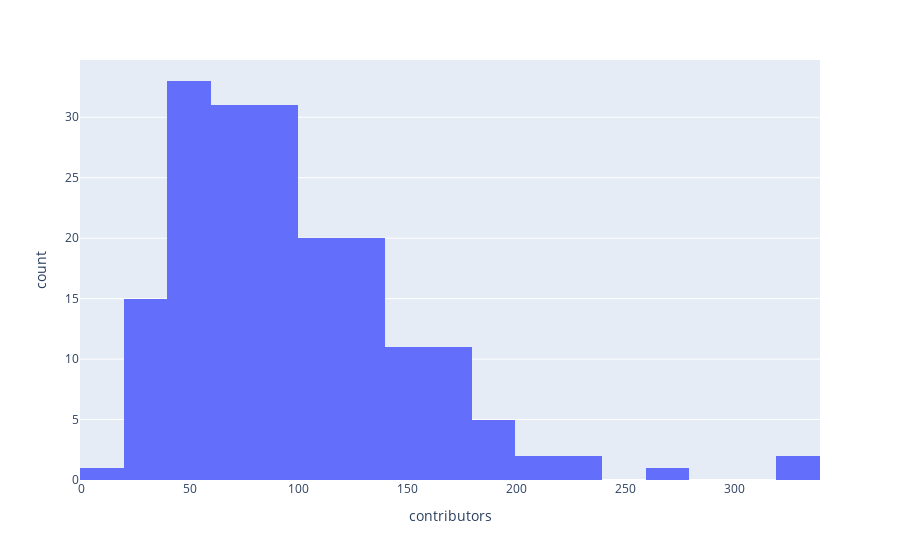
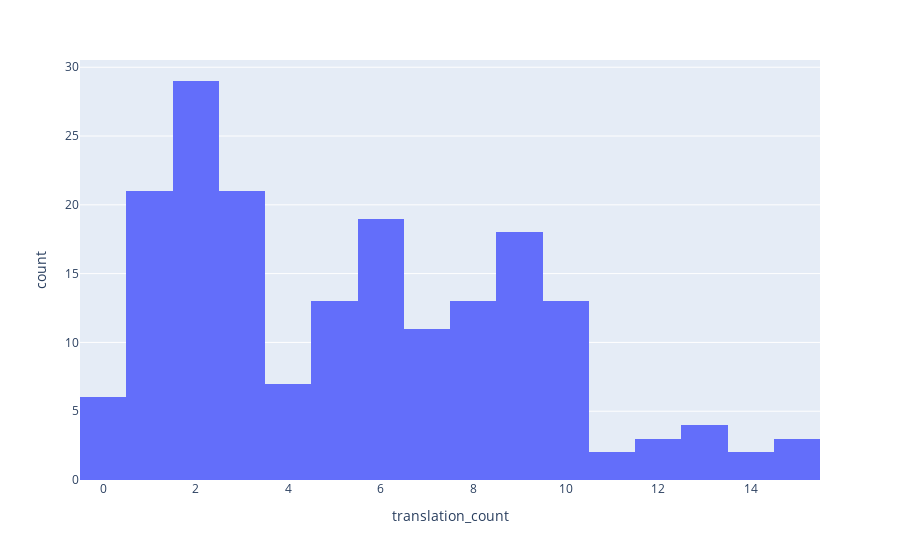
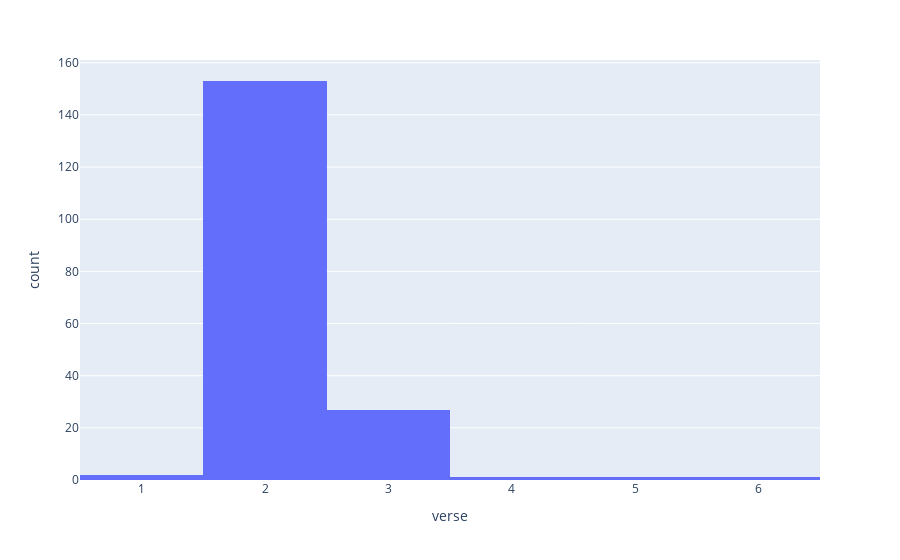
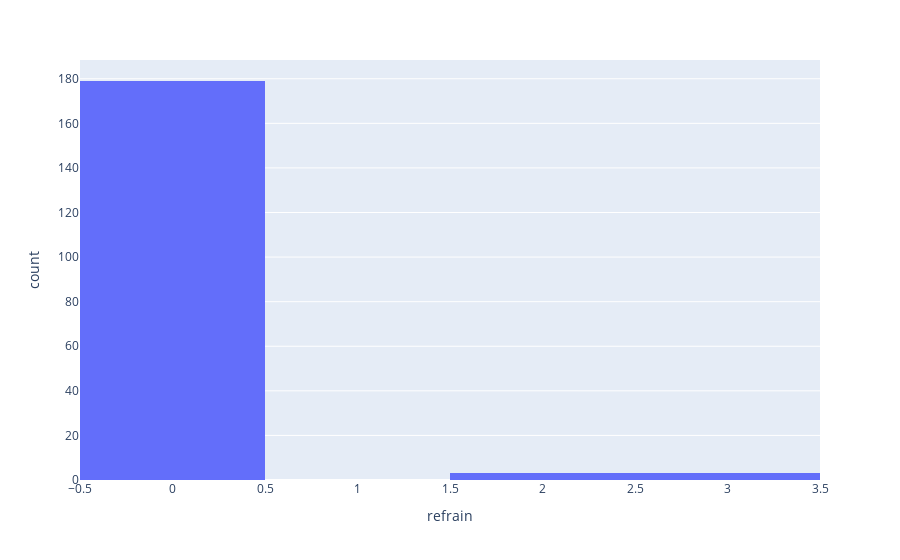

The cell these charts' notebook holds for them, in order:
### Markdown cell above
#### Univariate Analysis

### Code cell
for col in df[numeric_columns]:
    fig = px.histogram(df, x=col)
    fig.show()

### Figure 1 — Plotly figure (JSON) as saved in the notebook; plotly's stock layout.template omitted (floating-point values rounded to 4 significant figures; data arrays with more than 128 entries replaced by an {"elided": "..."} marker saying what was removed)
{"data": [{"alignmentgroup": "True", "bingroup": "x", "hovertemplate": "contributors=%{x}<br>count=%{y}<extra></extra>", "legendgroup": "", "marker": {"color": "#636efa", "pattern": {"shape": ""}}, "name": "", "offsetgroup": "", "orientation": "v", "showlegend": false, "type": "histogram", "x": {"elided": "199 int values"}, "xaxis": "x", "yaxis": "y"}], "layout": {"autosize": true, "barmode": "relative", "legend": {"tracegroupgap": 0}, "margin": {"t": 60}, "xaxis": {"anchor": "y", "autorange": true, "domain": [0, 1], "range": [-0.5, 339.5], "title": {"text": "contributors"}, "type": "linear"}, "yaxis": {"anchor": "x", "autorange": true, "domain": [0, 1], "range": [0, 34.74], "title": {"text": "count"}}}}

### Figure 2 — Plotly figure (JSON) as saved in the notebook; plotly's stock layout.template omitted (floating-point values rounded to 4 significant figures; data arrays with more than 128 entries replaced by an {"elided": "..."} marker saying what was removed)
{"data": [{"alignmentgroup": "True", "bingroup": "x", "hovertemplate": "translation_count=%{x}<br>count=%{y}<extra></extra>", "legendgroup": "", "marker": {"color": "#636efa", "pattern": {"shape": ""}}, "name": "", "offsetgroup": "", "orientation": "v", "showlegend": false, "type": "histogram", "x": {"elided": "199 int values"}, "xaxis": "x", "yaxis": "y"}], "layout": {"autosize": true, "barmode": "relative", "legend": {"tracegroupgap": 0}, "margin": {"t": 60}, "xaxis": {"anchor": "y", "autorange": true, "domain": [0, 1], "range": [-0.5, 15.5], "title": {"text": "translation_count"}, "type": "linear"}, "yaxis": {"anchor": "x", "autorange": true, "domain": [0, 1], "range": [0, 30.53], "title": {"text": "count"}}}}

### Figure 3 — Plotly figure (JSON) as saved in the notebook; plotly's stock layout.template omitted (floating-point values rounded to 4 significant figures; data arrays with more than 128 entries replaced by an {"elided": "..."} marker saying what was removed)
{"data": [{"alignmentgroup": "True", "bingroup": "x", "hovertemplate": "verse=%{x}<br>count=%{y}<extra></extra>", "legendgroup": "", "marker": {"color": "#636efa", "pattern": {"shape": ""}}, "name": "", "offsetgroup": "", "orientation": "v", "showlegend": false, "type": "histogram", "x": {"elided": "199 int values"}, "xaxis": "x", "yaxis": "y"}], "layout": {"autosize": true, "barmode": "relative", "legend": {"tracegroupgap": 0}, "margin": {"t": 60}, "xaxis": {"anchor": "y", "autorange": true, "domain": [0, 1], "range": [0.5, 6.5], "title": {"text": "verse"}, "type": "linear"}, "yaxis": {"anchor": "x", "autorange": true, "domain": [0, 1], "range": [0, 161.1], "title": {"text": "count"}}}}

### Figure 4 — Plotly figure (JSON) as saved in the notebook; plotly's stock layout.template omitted (floating-point values rounded to 4 significant figures; data arrays with more than 128 entries replaced by an {"elided": "..."} marker saying what was removed)
{"data": [{"alignmentgroup": "True", "bingroup": "x", "hovertemplate": "refrain=%{x}<br>count=%{y}<extra></extra>", "legendgroup": "", "marker": {"color": "#636efa", "pattern": {"shape": ""}}, "name": "", "offsetgroup": "", "orientation": "v", "showlegend": false, "type": "histogram", "x": {"elided": "199 int values"}, "xaxis": "x", "yaxis": "y"}], "layout": {"autosize": true, "barmode": "relative", "legend": {"tracegroupgap": 0}, "margin": {"t": 60}, "xaxis": {"anchor": "y", "autorange": true, "domain": [0, 1], "range": [-0.5, 3.5], "title": {"text": "refrain"}, "type": "linear"}, "yaxis": {"anchor": "x", "autorange": true, "domain": [0, 1], "range": [0, 188.4], "title": {"text": "count"}}}}
